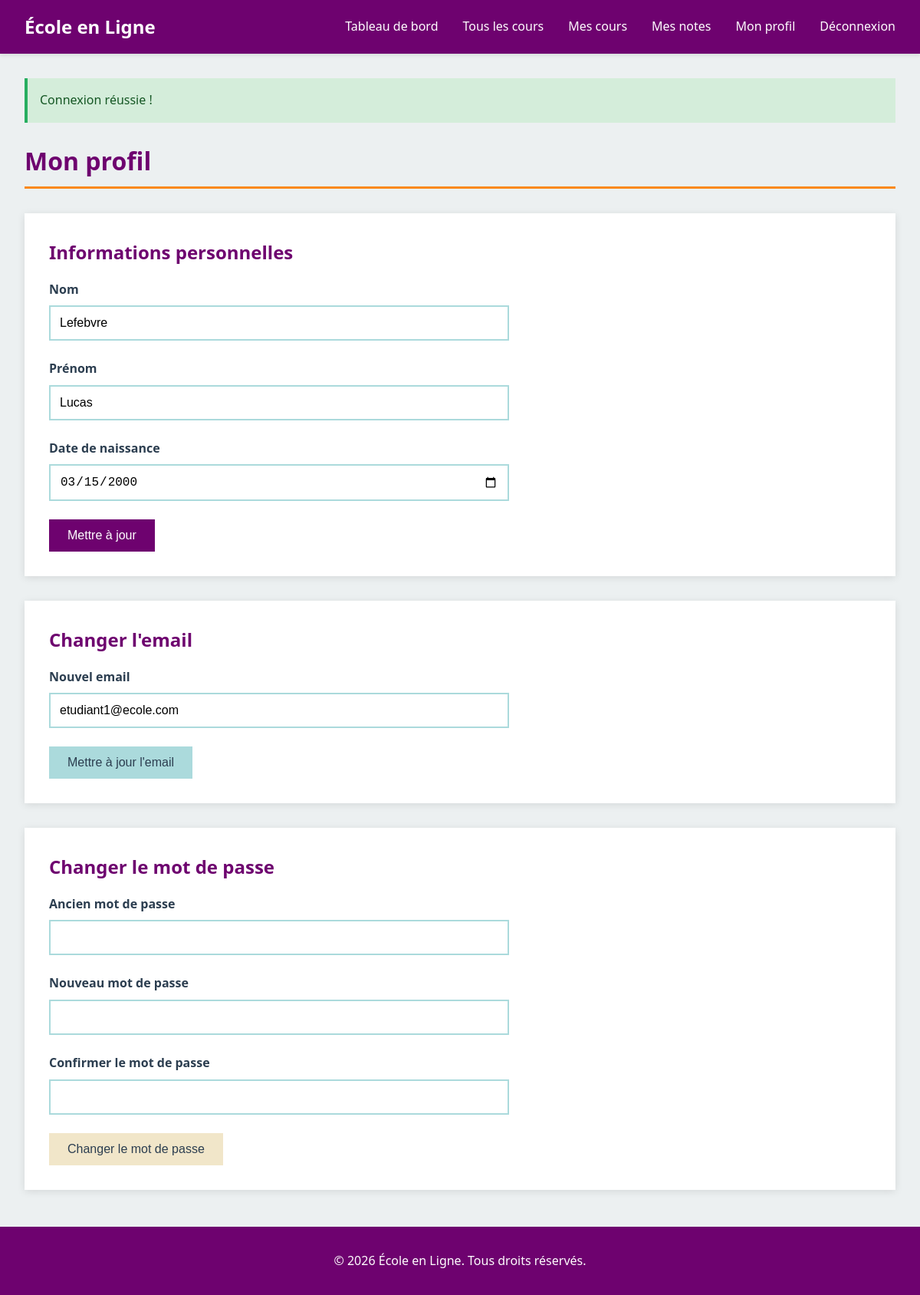
The page /student/profile (signed in) on the database its author committed.
### tables this page shows
CREATE TABLE etudiant (
    id_etudiant INT PRIMARY KEY AUTO_INCREMENT,
    id_user INT NOT NULL,
    nom VARCHAR(100) NOT NULL,
    prenom VARCHAR(100) NOT NULL,
    date_naissance DATE NOT NULL,
    date_inscription_plateforme DATE NOT NULL,
    FOREIGN KEY (id_user) REFERENCES user(id_user) ON DELETE CASCADE
);

CREATE TABLE user (
    id_user INT PRIMARY KEY AUTO_INCREMENT,
    email VARCHAR(255) UNIQUE NOT NULL,
    password VARCHAR(255) NOT NULL,
    role ENUM('student', 'teacher', 'admin') NOT NULL,
    status ENUM('pending', 'active', 'suspended', 'rejected', 'archived') NOT NULL DEFAULT 'active',
    last_login DATETIME NULL,
    archived_at DATETIME NULL,
    created_at TIMESTAMP DEFAULT CURRENT_TIMESTAMP
);

### controllers/StudentController.php (called while the page is built, shortened)
<?php
require_once __DIR__ . '/../models/Student.php';
require_once __DIR__ . '/../models/User.php';
class StudentController {
    public function profile() {
        $studentModel = new Student();
        $student = $studentModel->getByUserId($_SESSION['user_id']);
        $userModel = new User();
        $user = $userModel->getUserById($_SESSION['user_id']);
        require_once __DIR__ . '/../views/student/profile.php';
    }
}
?>

### models/student.php (called while the page is built, shortened)
<?php
require_once __DIR__ . '/../config/Database.php';
class Student {
    private $conn;
    private $table = 'etudiant';
    public function __construct() {
        $database = new Database();
        $this->conn = $database->getConnection();
    }
    public function getByUserId($userId) {
        $query = "SELECT * FROM " . $this->table . " WHERE id_user = :id_user";
        $stmt = $this->conn->prepare($query);
        $stmt->bindParam(':id_user', $userId);
        $stmt->execute();
        return $stmt->fetch();
    }
}
?>

### config/database.php (called while the page is built)
<?php
class Database {
    private $host = DB_HOST;
    private $db_name = DB_NAME;
    private $username = DB_USER;
    private $password = DB_PASS;
    private $conn = null;
    public function getConnection() {
        if ($this->conn === null) {
            try {
                $this->conn = new PDO(
                    "mysql:host=" . $this->host . ";dbname=" . $this->db_name . ";charset=utf8mb4",
                    $this->username,
                    $this->password
                );
                $this->conn->setAttribute(PDO::ATTR_ERRMODE, PDO::ERRMODE_EXCEPTION);
                $this->conn->setAttribute(PDO::ATTR_DEFAULT_FETCH_MODE, PDO::FETCH_ASSOC);
            } catch(PDOException $e) {
                die("Erreur de connexion : " . $e->getMessage());
            }
        }
        return $this->conn;
    }
}
?>

### models/user.php (called while the page is built, shortened)
<?php
require_once __DIR__ . '/../config/Database.php';
class User {
    private $conn;
    private $table = 'user';
    public function __construct() {
        $database = new Database();
        $this->conn = $database->getConnection();
    }
    public function getUserById($userId) {
        $query = "SELECT * FROM " . $this->table . " WHERE id_user = :id";
        $stmt = $this->conn->prepare($query);
        $stmt->bindParam(':id', $userId);
        $stmt->execute();
        return $stmt->fetch();
    }
}
?>

### views/student/profile.php (the view, shortened to what this page needs)
<?php
require_once __DIR__ . '/../layout/header.php';
?>
<div class="container">
    <?php if (isset($_SESSION['success'])): ?>
        <div class="alert alert-success">
            <?php echo $_SESSION['success']; unset($_SESSION['success']); ?>
        </div>
    <?php endif; ?>
    <h1>Mon profil</h1>
    <div class="content-wrapper">
        <h2>Informations personnelles</h2>
        <form action="<?php echo BASE_URL; ?>/student/update-profile" method="POST">
            <div class="form-group">
                <label for="nom">Nom</label>
                <input type="text" id="nom" name="nom" value="<?php echo htmlspecialchars($student['nom']); ?>" required>
            </div>
            <div class="form-group">
                <label for="prenom">Prénom</label>
                <input type="text" id="prenom" name="prenom" value="<?php echo htmlspecialchars($student['prenom']); ?>" required>
            </div>
            <div class="form-group">
                <label for="date_naissance">Date de naissance</label>
                <input type="date" id="date_naissance" name="date_naissance" value="<?php echo $student['date_naissance']; ?>" required>
            </div>
            <button type="submit" class="btn btn-primary">Mettre à jour</button>
        </form>
    </div>
    <div class="content-wrapper">
        <h2>Changer l'email</h2>
        <form action="<?php echo BASE_URL; ?>/student/update-email" method="POST">
            <div class="form-group">
                <label for="email">Nouvel email</label>
                <input type="email" id="email" name="email" value="<?php echo htmlspecialchars($user['email']); ?>" required>
            </div>
            <button type="submit" class="btn btn-secondary">Mettre à jour l'email</button>
        </form>
    </div>
    <div class="content-wrapper">
        <h2>Changer le mot de passe</h2>
        <form action="<?php echo BASE_URL; ?>/student/update-password" method="POST">
            <div class="form-group">
                <label for="old_password">Ancien mot de passe</label>
                <input type="password" id="old_password" name="old_password" required>
            </div>
            <div class="form-group">
                <label for="new_password">Nouveau mot de passe</label>
                <input type="password" id="new_password" name="new_password" required>
            </div>
            <div class="form-group">
                <label for="confirm_password">Confirmer le mot de passe</label>
                <input type="password" id="confirm_password" name="confirm_password" required>
            </div>
            <button type="submit" class="btn btn-accent">Changer le mot de passe</button>
        </form>
    </div>
</div>
<?php require_once __DIR__ . '/../layout/footer.php'; ?>

### public/css/style.css (style rules this page uses)
:root { --primary: #6E026F; --secondary: #ABDADC; --accent: #F1E6C9; --highlight: #FA891A; --dark: #2c3e50; --light: #ecf0f1; --white: #ffffff; --gray: #95a5a6; --success: #27ae60; --danger: #e74c3c; }
* { margin: 0; padding: 0; box-sizing: border-box; }
body { font-family: 'Segoe UI', Tahoma, Geneva, Verdana, sans-serif; line-height: 1.6; color: var(--dark); background-color: var(--light); }
.container { max-width: 1200px; margin: 2rem auto; padding: 0 2rem; }
.content-wrapper { background-color: var(--white); padding: 2rem; margin: 2rem 0; box-shadow: 0 2px 10px rgba(0,0,0,0.1); }
h1 { color: var(--primary); margin-bottom: 1.5rem; font-size: 2rem; border-bottom: 3px solid var(--highlight); padding-bottom: 0.5rem; }
h2 { color: var(--primary); margin-bottom: 1rem; font-size: 1.5rem; }
form { max-width: 600px; }
.form-group { margin-bottom: 1.5rem; }
label { display: block; margin-bottom: 0.5rem; font-weight: 600; color: var(--dark); }
input[type="text"], input[type="email"], input[type="password"], input[type="date"], input[type="number"], select, textarea { width: 100%; padding: 0.75rem; border: 2px solid var(--secondary); background-color: var(--white); font-size: 1rem; transition: border-color 0.3s; }
.btn { display: inline-block; padding: 0.75rem 1.5rem; border: none; cursor: pointer; font-size: 1rem; transition: all 0.3s; text-align: center; }
.btn-primary { background-color: var(--primary); color: var(--white); }
.btn-secondary { background-color: var(--secondary); color: var(--dark); }
.btn-accent { background-color: var(--accent); color: var(--dark); }
.alert { padding: 1rem; margin-bottom: 1.5rem; border-left: 4px solid; }
.alert-success { background-color: #d4edda; border-color: var(--success); color: #155724; }

### rows shown on the page
etudiant: nom "Lefebvre", prenom "Lucas", date_naissance "03/15/2000"
user: email "etudiant1@ecole.com"

### other values the page prints
$_SESSION['success'] "Connexion réussie !"
